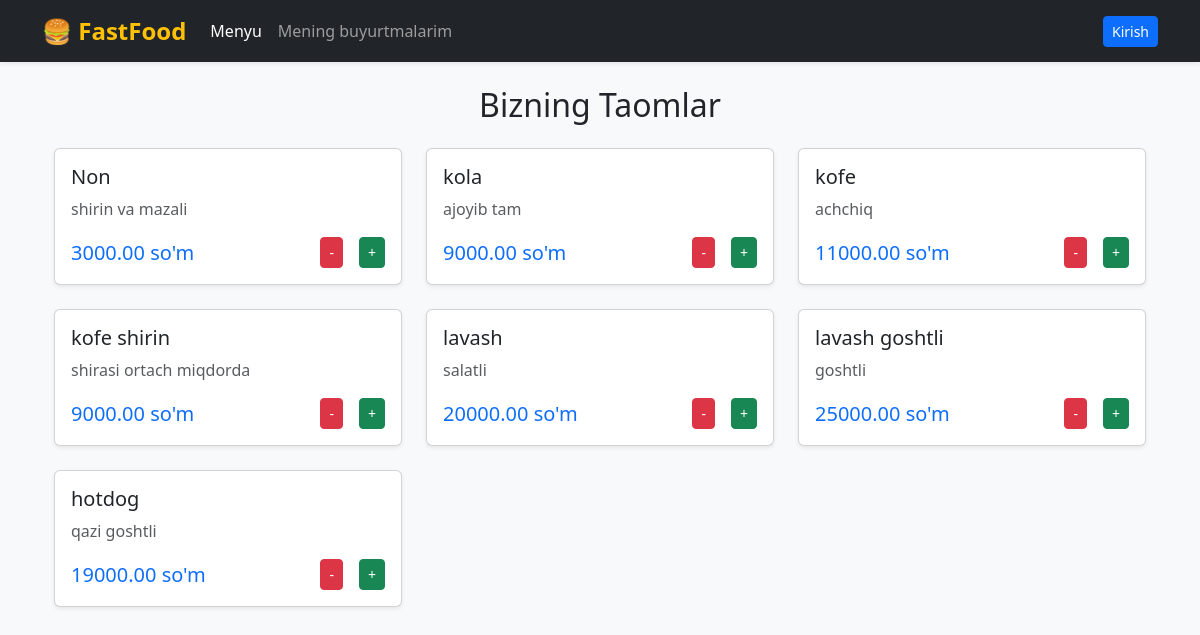
The app's page /menu/ with its own data.
### dish/models.py (models this page shows, shortened)
class Dish(models.Model):
    name = models.CharField(max_length=200)
    description = models.TextField()
    price = models.DecimalField(max_digits=10, decimal_places=2)
    image = models.ImageField(upload_to='dishes/', blank=True, null=True)
    is_available = models.BooleanField(default=True)

### dish/views.py (the view)
# urls.py: path('menu/', dish_list, name='dish_list'),
def dish_list(request):
    dishes = Dish.objects.filter(is_available=True)
    cart = None
    if request.user.is_authenticated:
        cart = Order.objects.filter(customer=request.user, status='cart').first()
    return render(request, 'menu/dish_list.html', {
        'dishes': dishes,
        'cart': cart,
    })

### templates/menu/dish_list.html (shortened to what this page needs)
{% extends 'base.html' %}
{% block content %}
<div class="container mt-4">
    <h2 class="text-center mb-4">Bizning Taomlar</h2>
    <div class="row">
        {% for dish in dishes %}
        <div class="col-md-4 mb-4">
            <div class="card h-100 shadow-sm position-relative">
                <div class="card-body">
                    <h5 class="card-title">{{ dish.name }}</h5>
                    <p class="card-text text-muted">{{ dish.description|truncatewords:15 }}</p>
                    <div class="d-flex justify-content-between align-items-center">
                        <span class="h5 text-primary mb-0">{{ dish.price }} so'm</span>
                         <div class="d-flex align-items-center">
                            <a href="{% url 'add_to_order' dish.id 'remove' %}" class="btn btn-sm btn-danger">-</a>
                            <a href="{% url 'add_to_order' dish.id 'add' %}" class="btn btn-sm btn-success">+</a>
                        </div>
                    </div>
                </div>
            </div>
        </div>
        {% empty %}
            <p class="text-center w-100">Hozircha taomlar mavjud emas.</p>
        {% endfor %}
    </div>
</div>
{% endblock %}

### templates/base.html (style rules this page uses)
body { background-color: #f8f9fa; min-height: 100vh; }

### records on screen
Dish: name "Non", description "shirin va mazali", price "3000.00"
Dish: name "kola", description "ajoyib tam", price "9000.00"
Dish: name "kofe", description "achchiq", price "11000.00"
Dish: name "kofe shirin", description "shirasi ortach miqdorda", price "9000.00"
Dish: name "lavash", description "salatli", price "20000.00"
Dish: name "lavash goshtli", description "goshtli", price "25000.00"
Dish: name "hotdog", description "qazi goshtli", price "19000.00"
